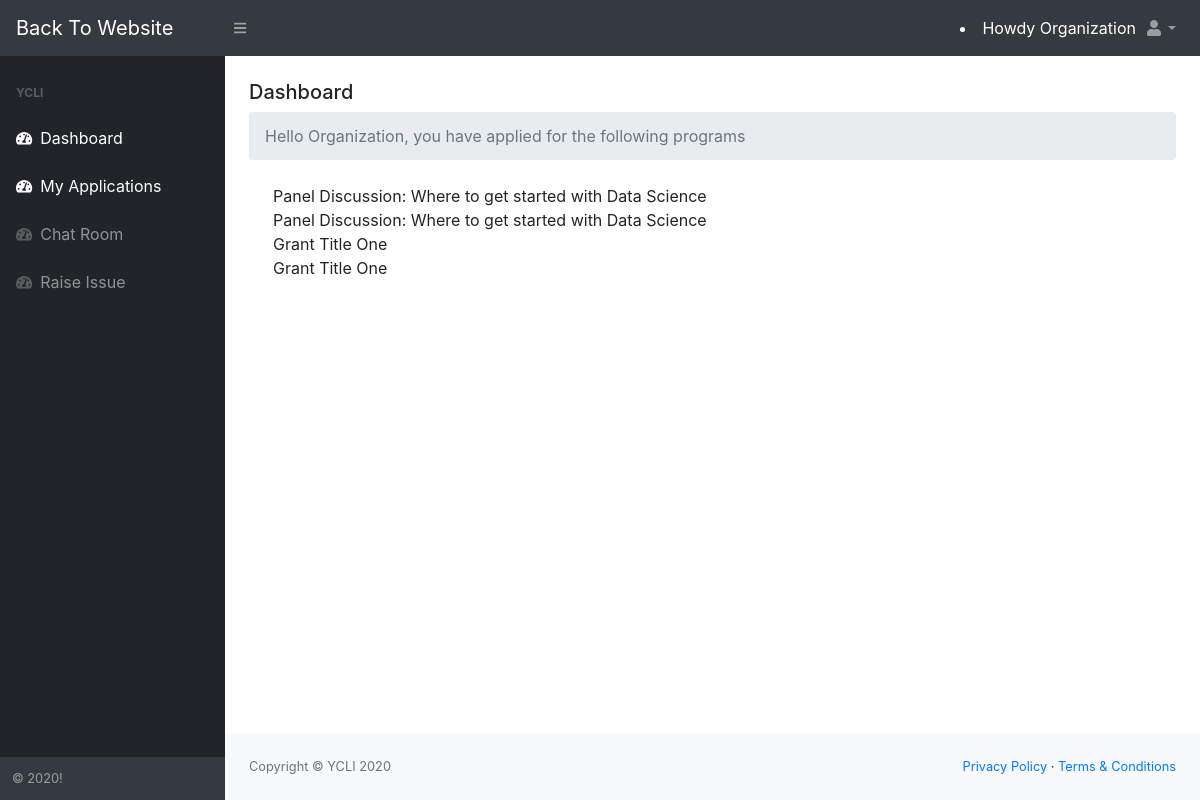
The page /accounts/my-applications/ (signed in) on the database its author committed.
### accounts/models.py (models this page shows)
class CustomUser(AbstractUser):
    org_name     = models.CharField(max_length=30, default="Organization", help_text='Organization Name.')
    photo = models.ImageField(upload_to='images/', default='attach photo')
    org_email		= 	models.CharField(max_length=100)
    org_phone		= 	models.CharField(max_length=100)
    org_website		= 	models.CharField(max_length=100, blank=True)
    org_address		= 	models.CharField(max_length=100)
    org_city		= 	models.CharField(max_length=100)
    org_country		= 	models.CharField(max_length=100)
    person_name 		= models.CharField(max_length=100)
    person_org_title	= 	models.CharField(max_length=100, default="Director")
    person_email		= 	models.CharField(max_length=100)
    person_phone		= 	models.CharField(max_length=100, default="0712345067")
    staff_no	= 	models.CharField(max_length=100)
    org_type	= 	models.CharField(max_length=100)
    mission		= 	models.TextField(max_length=100)
    area_of_focus	= models.CharField(max_length=100)
    date_joined    	= models.DateTimeField(verbose_name="date Joined", auto_now_add=True)
    instagram       = models.CharField(max_length=100, blank=True)
    facebook        = models.CharField(max_length=100, blank=True)
    linkedin        = models.CharField(max_length=100, blank=True)
    twitter         = models.CharField(max_length=100, blank=True)
    def __str__(self):
        return self.org_name

### program/models.py (models this page shows)
class Application(models.Model):
	program = models.ForeignKey(Program, related_name='applications', on_delete=models.CASCADE)
	full_name = models.CharField(max_length=255, verbose_name = "Full Name")
	company = models.CharField(max_length=255, verbose_name = "Company Name")
	email = models.CharField(max_length=255, verbose_name = "Email Address")
	website = models.CharField(max_length=255, verbose_name = "Website Link")
	country = models.CharField(max_length=255, verbose_name = "Country")
	city = models.CharField(max_length=255,verbose_name = "City/Region/State")
	description = models.TextField(verbose_name = "Description of your youth programs")
	importance = models.TextField(verbose_name = "Why is the program you are applying for important to you?")
	photo = models.ImageField(upload_to='images/', default='attach photo')
	created_by = models.ForeignKey(CustomUser, related_name='applications', on_delete=models.CASCADE)
	created_at = models.DateTimeField(auto_now_add=True)
	class Meta:
		verbose_name = "Program Registration"

class Program(models.Model):
	title = models.CharField(max_length=255, verbose_name = "Name of Program")
	location = models.CharField(max_length=255)
	date_from = models.DateTimeField()
	date_to = models.DateTimeField()
	photo = models.ImageField(upload_to='images/', default='attach photo')
	description = models.TextField()
	categories = models.CharField(choices=PROGRAM_TYPES, max_length=255, default='Kitui')
	created_at = models.DateTimeField(auto_now_add=True)
	changed_at = models.DateTimeField(auto_now=True)
	class Meta:
		verbose_name = "All Program"

### accounts/views.py (the view)
# urls.py: path("my-applications/", views.my_applications_view, name="my-applications"),
@login_required
def my_applications_view(request):
	return render(request, 'accounts/my_applications.html')

### accounts/templates/accounts/my_applications.html (shortened to what this page needs)
{% extends 'accounts/dashboard.html' %}
{% block dashboard_content %}
{% load static %}
<div class="container-fluid">
    <h5 class="mt-4">Dashboard</h5>
    <ol class="breadcrumb mb-4">
        <li class="breadcrumb-item active">Hello {{ request.user | title }}, you have applied for the following programs</li>
    </ol>
    <div class="container">
        {% for application in request.user.applications.all %}
        <div class="application">
            {{ application.program.title }}
        </div>
        {% empty %}
        <p>You haven't applied for any applications yet</p>
        {% endfor %}
    </div>
</div>
{% endblock %}

### accounts/templates/accounts/dashboard.html (shortened to what this page needs)
{% load static %}
<!DOCTYPE html>
<html lang="en">
    <head>
        <link rel="stylesheet" type="text/css" href="{% static 'css/styles.css' %}">
        <link href="https://cdn.datatables.net/1.10.20/css/dataTables.bootstrap4.min.css" rel="stylesheet" />
    </head>
    <body class="sb-nav-fixed">
        <nav class="sb-topnav navbar navbar-expand navbar-dark bg-dark">
            <a class="navbar-brand" href="/">Back To Website</a>
            <button class="btn btn-link btn-sm order-1 order-lg-0" id="sidebarToggle" href="#"><i class="fas fa-bars"></i></button>
            <li class="nav-item ml-auto" style="color: #fff; text-decoration: none;">Howdy {{ request.user | title }}</li>
            <ul class="navbar-nav ml-auto ml-md-0">
                <li class="nav-item dropdown">
                    <a class="nav-link dropdown-toggle" id="userDropdown" href="#" role="button" data-toggle="dropdown" aria-haspopup="true" aria-expanded="false"><i class="fas fa-user fa-fw"></i></a>
                </li>
            </ul>
        </nav>
        <div id="layoutSidenav">
            <div id="layoutSidenav_nav">
                <nav class="sb-sidenav accordion sb-sidenav-dark" id="sidenavAccordion">
                    <div class="sb-sidenav-menu">
                        <div class="nav">
                            <div class="sb-sidenav-menu-heading">YCLI</div>
                            <a class="nav-link" href="{% url 'my-applications' %}">
                                <div class="sb-nav-link-icon"><i class="fas fa-tachometer-alt"></i></div>
                                Dashboard
                            </a>
                            <a class="nav-link" href="{% url 'my-applications' %}">
                                <div class="sb-nav-link-icon"><i class="fas fa-tachometer-alt"></i></div>
                                My Applications
                            </a>
                            <a class="nav-link" href="{% url 'chat_index' %}">
                                <div class="sb-nav-link-icon"><i class="fas fa-tachometer-alt"></i></div>
                                Chat Room
                            </a>
                            <a class="nav-link" href="{%url 'raise_issue' %}">
                                <div class="sb-nav-link-icon"><i class="fas fa-tachometer-alt"></i></div>
                                Raise Issue
                            </a>
                        </div>
                    </div>
                    <div class="sb-sidenav-footer">
                        <div class="small">&copy; 2020!</div>
                    </div>
                </nav>
            </div>
            <div id="layoutSidenav_content">
                <main>
                    <div class="">
                        {% block dashboard_content %}
                        {% endblock %}
                    </div>
                </main>
                <footer class="py-4 bg-light mt-auto">
                    <div class="container-fluid">
                        <div class="d-flex align-items-center justify-content-between small">
                            <div class="text-muted">Copyright &copy; YCLI 2020</div>
                            <div>
                                <a href="#">Privacy Policy</a>
                                &middot;
                                <a href="#">Terms &amp; Conditions</a>
                            </div>
                        </div>
                    </div>
                </footer>
            </div>
        </div>
    </body>
</html>

### rows shown on the page
CustomUser: user "Organization"
Application: program "Panel Discussion: Where to get started with Data Science"
Application: program "Panel Discussion: Where to get started with Data Science"
Application: program "Grant Title One"
Application: program "Grant Title One"
